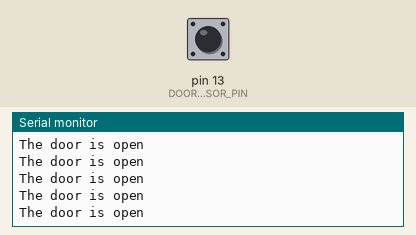
Simulated run of this sketch. Board: Arduino Uno, built with avr-gcc and run on an emulated ATmega328P. Shown: the last lines printed to the serial monitor. The inputs (shaded band) are chosen by the test bench; at power-on: pin 13 (DOOR_SENSOR_PIN) HIGH.

Above: at 1.2 s.
1.3 s: pin 13 (DOOR_SENSOR_PIN) driven LOW
At 2.2 s:
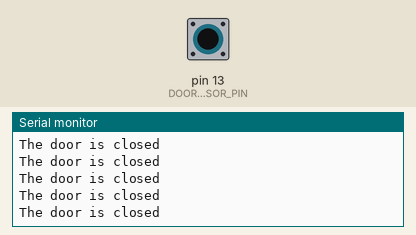
3.3 s: pin 13 (DOOR_SENSOR_PIN) pulsed HIGH 2 times (0.12 s each, 0.3 s apart)
6.9 s: pin 13 (DOOR_SENSOR_PIN) driven HIGH
At 7.8 s:
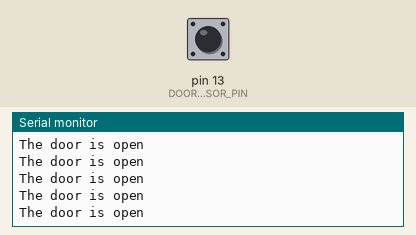
9.9 s: pin 13 (DOOR_SENSOR_PIN) driven LOW
At 10.6 s:
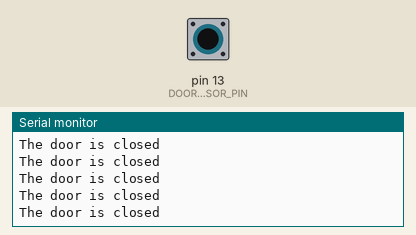
12.9 s: pin 13 (DOOR_SENSOR_PIN) driven HIGH
At 13.4 s:
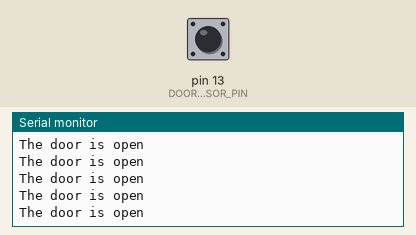
15.9 s: pin 13 (DOOR_SENSOR_PIN) driven LOW
At 16.7 s:
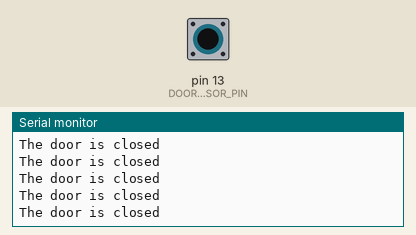

Measured:
- after the input at 1.3 s, the serial monitor: prints a new line after 0.09 s (image 1)
- after the input at 6.9 s, the serial monitor: prints a new line after 0.08 s (image 2)

The sketch:

Door_Sensor.ino
```cpp
const int DOOR_SENSOR_PIN = 13; // Arduino pin connected to door sensor's pin

int doorState;

void setup() {
  Serial.begin(9600);                     // initialize serial
  pinMode(DOOR_SENSOR_PIN, INPUT_PULLUP); // set arduino pin to input pull-up mode
}

void loop() {
  doorState = digitalRead(DOOR_SENSOR_PIN); // read state

  if (doorState == HIGH) {
    Serial.println("The door is open");
  } else {
    Serial.println("The door is closed");
  }
}
```
